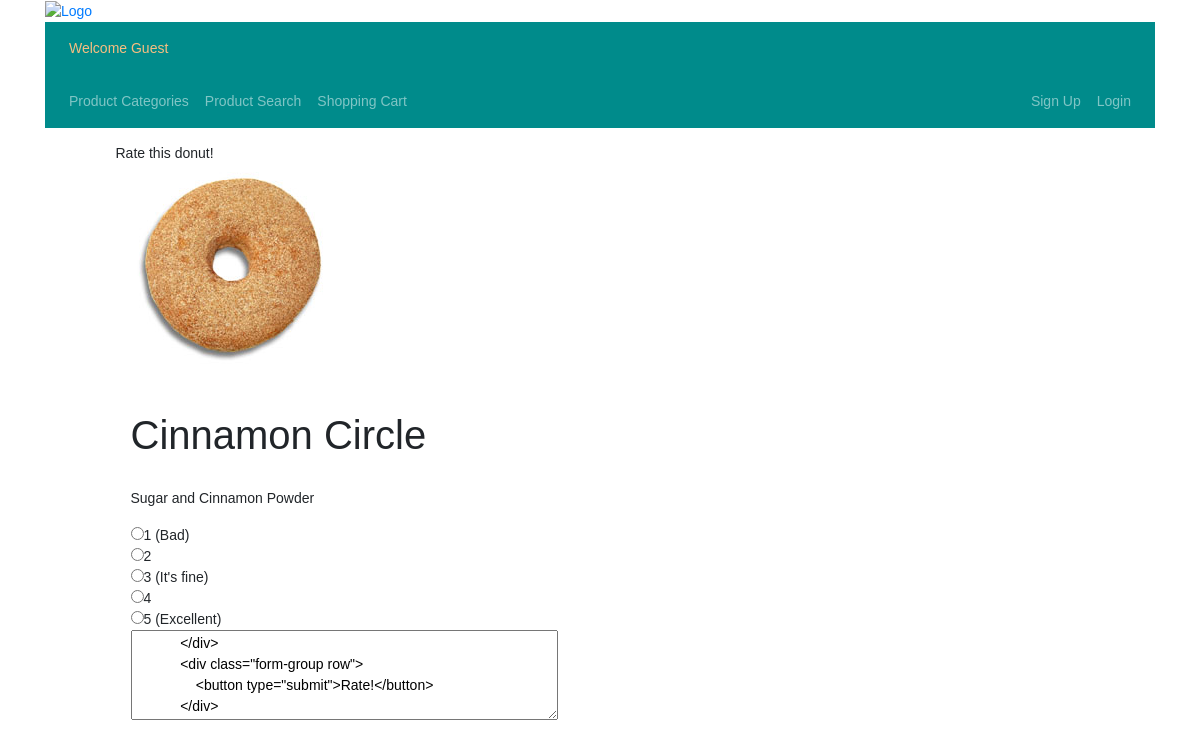
/Membership_Registration/ranking.php?pid=1 (signed in), run on the app's committed database.
### tables this page shows
CREATE TABLE Product 
(
  ProductID INT(4) NOT NULL AUTO_INCREMENT,
  ProductTitle VARCHAR(255) DEFAULT NULL,
  ProductDesc LONGTEXT DEFAULT NULL,
  ProductImage VARCHAR(255) DEFAULT NULL,
  Price DOUBLE NOT NULL DEFAULT 0.0,
  Quantity INT(4) NOT NULL DEFAULT 0,
  Offered INT(4) NOT NULL DEFAULT 0,
  OfferedPrice DOUBLE DEFAULT NULL,
  OfferStartDate DATE DEFAULT NULL,
  OfferEndDate DATE DEFAULT NULL,
  PRIMARY KEY (ProductID)
);

### Membership_Registration/ranking.php (the view, shortened to what this page needs)
<?php
include("header.php");
include_once("../mysql_conn.php");
?>
<div class='container' style='width:90%; margin:auto; display:block;'>
    <span>Rate this donut!</span>
    <div class="col-sm-6">
    <?php
    $pid=$_GET["pid"];
    $qry = "SELECT * from Product where ProductID=?";
    $stmt = $conn->prepare($qry);
    $stmt->bind_param("i", $pid);
    $stmt->execute();
    $result = $stmt->get_result();
    while($row=$result->fetch_array()){
        $img = "./Images/Products/$row[ProductImage]";
        echo "<p><img src=$img /></p><br/>";
        echo "<h1>$row[ProductTitle]</h1><br/>";
        echo "<p>$row[ProductDesc]</p>";
    }
    ?>
    </div>
    <div class="col-sm-6">
        <form method="post">
            <div>
                <input type="radio" name="rate" value="1">1 (Bad)<br/>
                <input type="radio" name="rate" value="2">2<br/>
                <input type="radio" name="rate" value="3">3 (It's fine)<br/>
                <input type="radio" name="rate" value="4">4<br/>
                <input type="radio" name="rate" value="5">5 (Excellent)<br/>
                <textarea id="comment" name="comment" placeholder="Add your comment" rows="4" cols="50">
            </div>
            <div class="form-group row">
                <button type="submit">Rate!</button>
            </div>
        </form>
    </div>
</div>

### css/site.css (style rules this page uses)
body { font-family : Arial; font-size : 14px; }

### data on the page
product: ProductImage (picture), ProductTitle "Cinnamon Circle", ProductDesc "Sugar and Cinnamon Powder"
